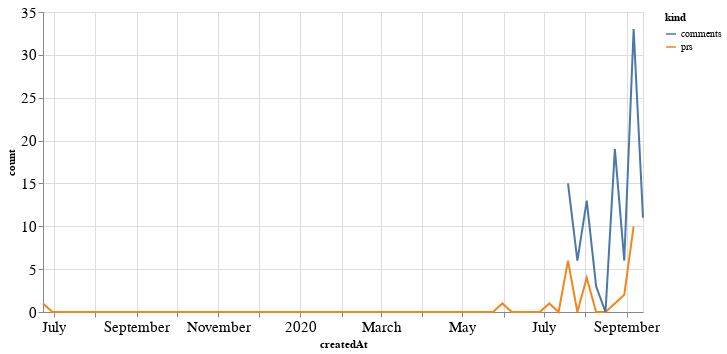

This figure's notebook cell:
### Code cell
alt.Chart(total_time, width=600).mark_line().encode(
    x='createdAt',
    y='count',
    color='kind'
)

### Figure 1 — Vega-Lite specification as saved in the notebook (floating-point values rounded to 4 significant figures; data arrays with more than 128 entries replaced by an {"elided": "..."} marker saying what was removed)
{"config": {"axisLeft": {"labelFontSize": 15}, "axisBottom": {"labelFontSize": 15}}, "data": {"name": "data-b53fd3fe02ac849dc06d06ff5c35f116"}, "mark": "line", "encoding": {"color": {"type": "nominal", "field": "kind"}, "x": {"type": "temporal", "field": "createdAt"}, "y": {"type": "quantitative", "field": "count"}}, "width": 600, "$schema": "https://vega.github.io/schema/vega-lite/v4.8.1.json", "datasets": {"data-b53fd3fe02ac849dc06d06ff5c35f116": {"elided": "130 records"}}}
